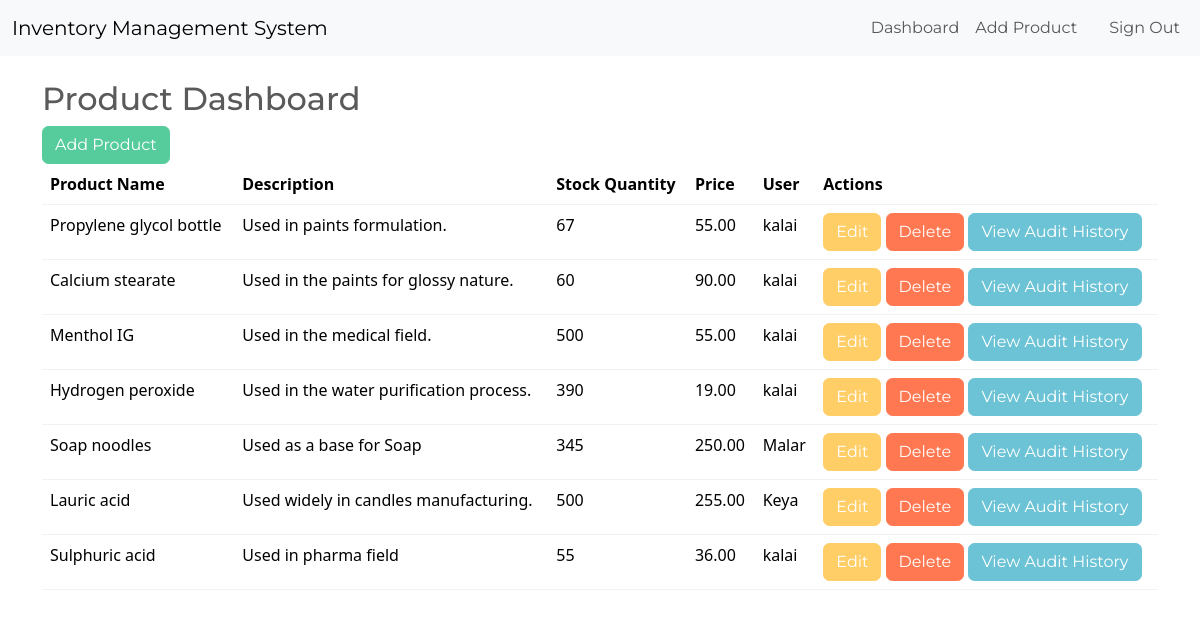
The page /dashboard/ (signed in) on the database its author committed.
### inventory_sys_apps/models.py (models this page shows, shortened)
class Product(models.Model):
    name=models.CharField(max_length=200)
    description=models.TextField()
    stock_quantity=models.IntegerField()
    price=models.DecimalField(max_digits=10,decimal_places=2)
    user=models.ForeignKey(User,on_delete=models.CASCADE)
    date_created=models.DateTimeField(auto_now_add=True)
    date_modified=models.DateTimeField(auto_now=True)

### inventory_sys_apps/views.py (the view)
# urls.py: path('dashboard/',Dashboard.as_view(),name='dashboard'),
class Dashboard(LoginRequiredMixin,View):
    def get(self, request):
        products=Product.objects.all().order_by('id')
        return render(request,'dashboard.html',{'products':products})

### inventory_sys_apps/templates/dashboard.html (shortened to what this page needs)
{% extends 'base.html' %}
{% block content %}
<h2>Product Dashboard</h2>
<a href="{% url 'add-product' %}" class="btn btn-success">Add Product</a>
<table class="table">
    <thead>
        <tr>
            <th>Product Name</th>
            <th>Description</th>
            <th>Stock Quantity</th>
            <th>Price</th>
            <th>User</th>
            <th>Actions</th>
        </tr>
    </thead>
    <tbody>
        {% for product in products %}
        <tr>
            <td>{{ product.name }}</td>
            <td>{{ product.description }}</td>
            <td>{{ product.stock_quantity }}</td>
            <td>{{ product.price }}</td>
            <td>{{ product.user.username }}</td>
            <td>
                <a href="{% url 'edit-product' product.pk %}" class="btn btn-warning">Edit</a>
                <form action="{% url 'delete-product' product.pk %}" method="post" style="display:inline;">
                    <button type="submit" class="btn btn-danger">Delete</button>
                </form>
                <a href="{% url 'audit' product.pk %}" class="btn btn-info">View Audit History</a>
            </td>
        </tr>
        {% endfor %}
    </tbody>
</table>
{% endblock %}

### inventory_sys_apps/templates/base.html (shortened to what this page needs)
<!DOCTYPE html>
<html lang="en">
<head>
    <link href="https://bootswatch.com/5/minty/bootstrap.min.css" rel="stylesheet">
</head>
<body>
    {% include 'navigation.html' %}
    <div class="container mt-4">
        {% block content %}
        {% endblock content %}
    </div>
</body>
</html>

### inventory_sys_apps/templates/navigation.html (shortened to what this page needs)
<nav class="navbar navbar-expand-lg bg-light">
    <div class="container-fluid">
        <a class="navbar-brand" href="{% url 'index' %}">Inventory Management System</a>
        <div class="collapse navbar-collapse justify-content-end" id="navbarNav">
            <ul class="navbar-nav">
                {% if user.is_authenticated %}
                    <li class="nav-item">
                        <a class="nav-link" href="{% url 'dashboard' %}">Dashboard</a>
                    </li>
                    <li class="nav-item">
                        <a class="nav-link" href="{% url 'add-product' %}">Add Product</a>
                    </li>
                    <li class="nav-item">
                        <a class="nav-link" href="#">{{ user.first_name }} {{ user.last_name }}</a>
                    </li>
                    <li class="nav-item">
                        <a class="nav-link" href="{% url 'logout' %}">Sign Out</a>
                    </li>
                {% endif %}
            </ul>
        </div>
    </div>
</nav>

### rows shown on the page
Product: name "Propylene glycol bottle", description "Used in paints formulation.", stock_quantity "67", price "55.00", user.username "kalai"
Product: name "Calcium stearate", description "Used in the paints for glossy nature.", stock_quantity "60", price "90.00", user.username "kalai"
Product: name "Menthol IG", description "Used in the medical field.", stock_quantity "500", price "55.00", user.username "kalai"
Product: name "Hydrogen peroxide", description "Used in the water purification process.", stock_quantity "390", price "19.00", user.username "kalai"
Product: name "Soap noodles", description "Used as a base for Soap", stock_quantity "345", price "250.00", user.username "Malar"
Product: name "Lauric acid", description "Used widely in candles manufacturing.", stock_quantity "500", price "255.00", user.username "Keya"
Product: name "Sulphuric acid", description "Used in pharma field", stock_quantity "55", price "36.00", user.username "kalai"
